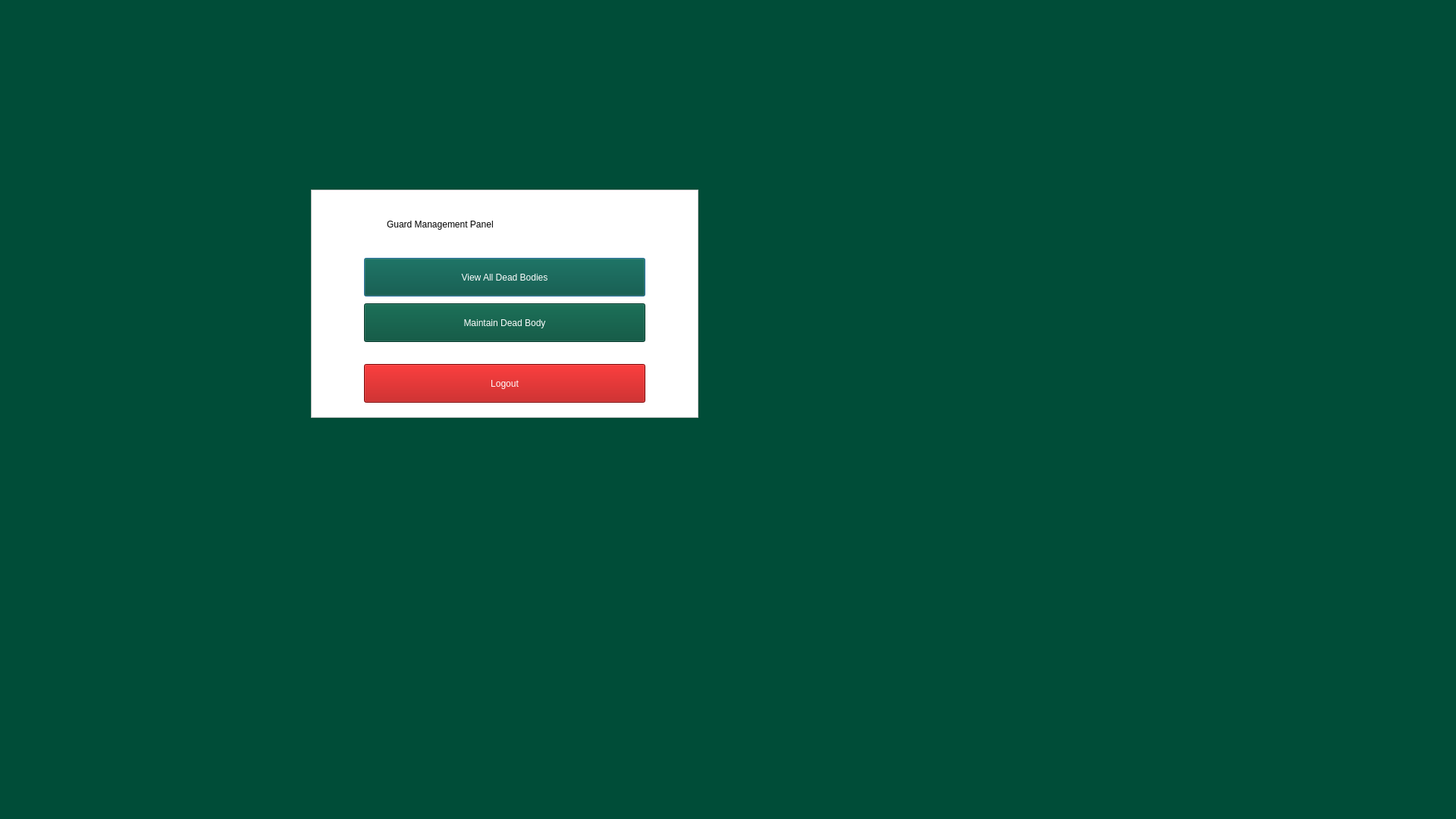
<?xml version="1.0" encoding="UTF-8"?>
<ui version="4.0">
 <class>guardWindow</class>
 <widget class="QDialog" name="guardWindow">
  <property name="geometry">
   <rect>
    <x>0</x>
    <y>0</y>
    <width>1920</width>
    <height>1080</height>
   </rect>
  </property>
  <property name="minimumSize">
   <size>
    <width>1920</width>
    <height>1080</height>
   </size>
  </property>
  <property name="windowTitle">
   <string>Dialog</string>
  </property>
  <property name="styleSheet">
   <string notr="true">background-color: rgb(0, 77, 56);
color: rgb(255, 255, 255);</string>
  </property>
  <widget class="QFrame" name="frame">
   <property name="geometry">
    <rect>
     <x>410</x>
     <y>250</y>
     <width>511</width>
     <height>301</height>
    </rect>
   </property>
   <property name="styleSheet">
    <string notr="true">background-color: rgb(255, 255, 255);</string>
   </property>
   <property name="frameShape">
    <enum>QFrame::Shape::StyledPanel</enum>
   </property>
   <property name="frameShadow">
    <enum>QFrame::Shadow::Raised</enum>
   </property>
   <widget class="QLabel" name="label">
    <property name="geometry">
     <rect>
      <x>100</x>
      <y>20</y>
      <width>401</width>
      <height>51</height>
     </rect>
    </property>
    <property name="styleSheet">
     <string notr="true">font: 20pt &quot;Segoe UI&quot;;
color: rgb(0, 0, 0);</string>
    </property>
    <property name="text">
     <string>Guard Management Panel</string>
    </property>
   </widget>
   <widget class="QPushButton" name="pushButton">
    <property name="geometry">
     <rect>
      <x>70</x>
      <y>90</y>
      <width>371</width>
      <height>51</height>
     </rect>
    </property>
    <property name="styleSheet">
     <string notr="true">background-color: rgb(0, 77, 56);
font: 14pt &quot;Segoe UI&quot;;
color: rgb(255, 255, 255);</string>
    </property>
    <property name="text">
     <string>View All Dead Bodies</string>
    </property>
   </widget>
   <widget class="QPushButton" name="pushButton_2">
    <property name="geometry">
     <rect>
      <x>70</x>
      <y>150</y>
      <width>371</width>
      <height>51</height>
     </rect>
    </property>
    <property name="styleSheet">
     <string notr="true">background-color: rgb(0, 77, 56);
color: rgb(255, 255, 255);
font: 14pt &quot;Segoe UI&quot;;</string>
    </property>
    <property name="text">
     <string>Maintain Dead Body</string>
    </property>
   </widget>
   <widget class="QPushButton" name="logoutBtn">
    <property name="geometry">
     <rect>
      <x>70</x>
      <y>230</y>
      <width>371</width>
      <height>51</height>
     </rect>
    </property>
    <property name="styleSheet">
     <string notr="true">background-color: rgb(176, 0, 0);
color: rgb(255, 255, 255);
font: 600 14pt &quot;Segoe UI&quot;;</string>
    </property>
    <property name="text">
     <string>Logout</string>
    </property>
   </widget>
  </widget>
 </widget>
 <resources/>
 <connections/>
</ui>
